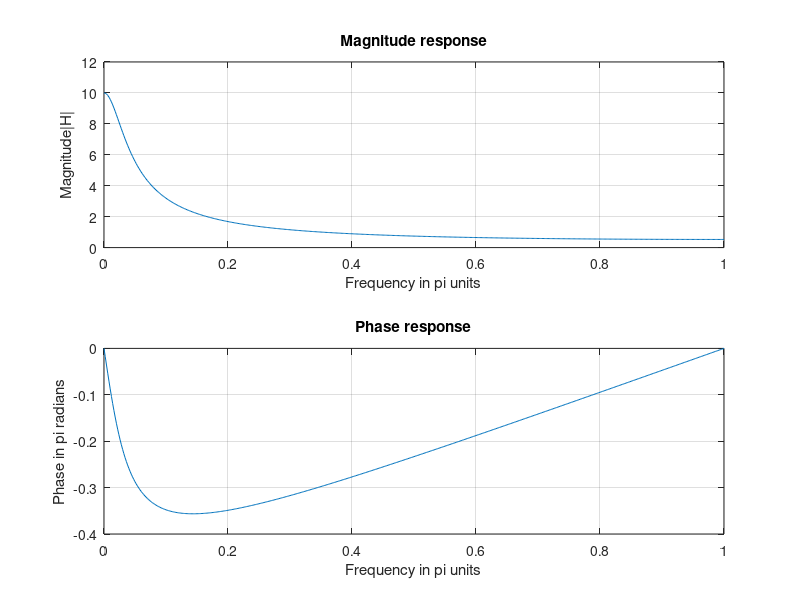

Write MATLAB code to recreate this figure.
clc;
close all;
w=[0:1:500]*pi/500;
H=exp(1i*w)./(exp(1i*w)-0.9*ones(1,501));
magH=abs(H);
angH=angle(H);
subplot(2,1,1);
plot(w/pi,magH);
grid on;
title('Magnitude response');
xlabel('Frequency in pi units');
ylabel('Magnitude|H|');
subplot(2,1,2);
plot(w/pi,angH/pi);
grid on;
title('Phase response');
xlabel('Frequency in pi units');
ylabel('Phase in pi radians');